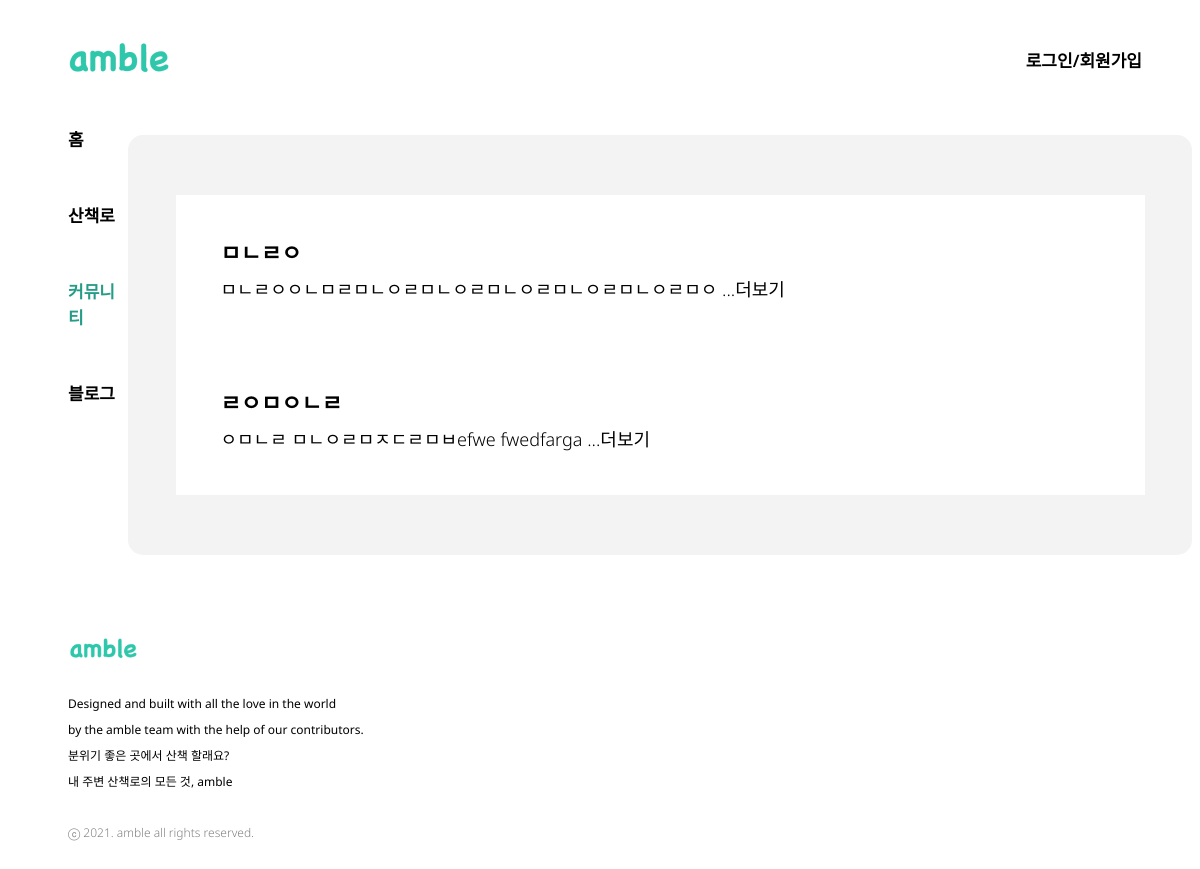
Page /community on the earlier database version.
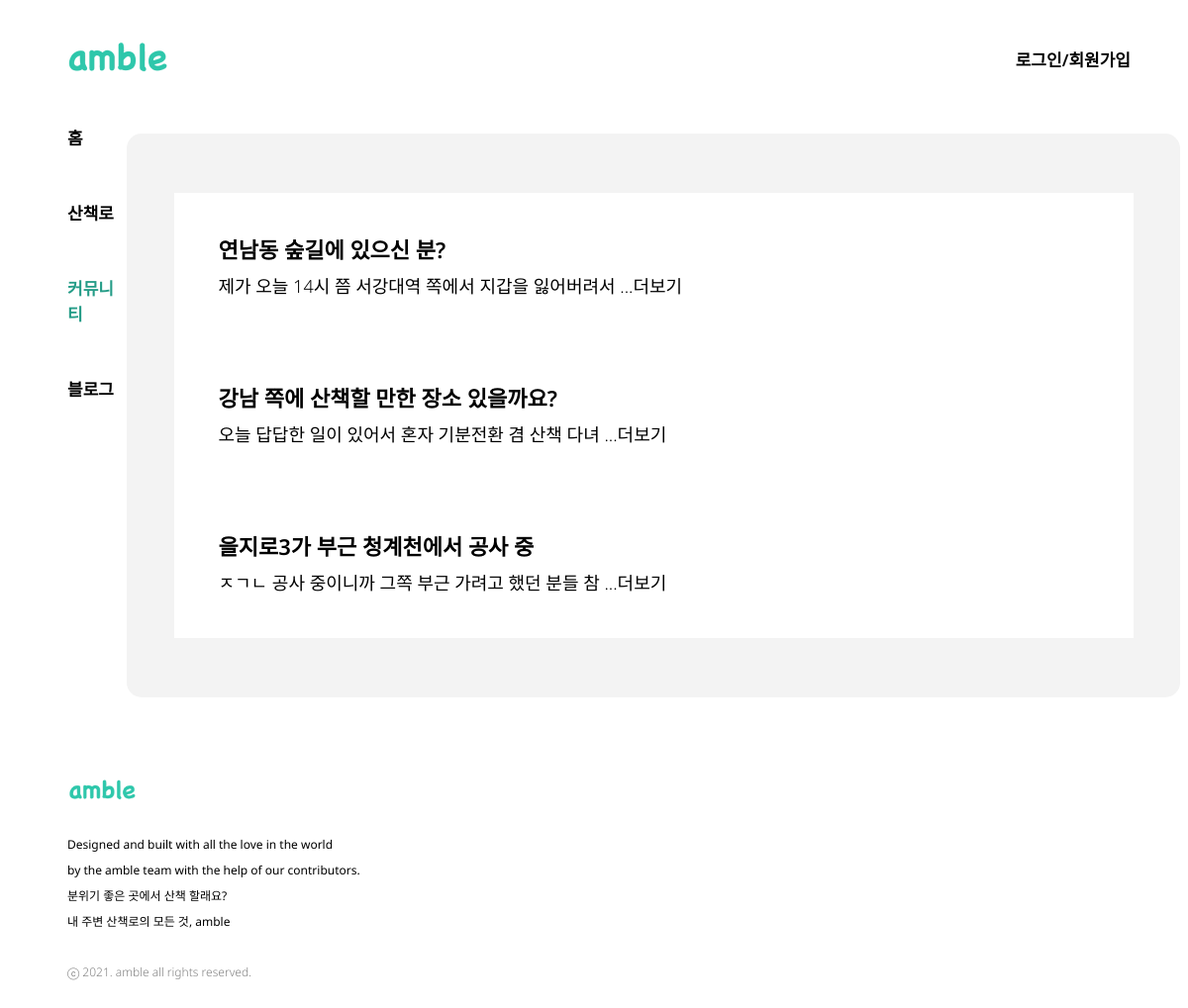
Same page on the later database version.
### community/models.py (models this page shows, shortened)
class Community(models.Model):
    title = models.CharField(max_length=200)
    author = models.ForeignKey(settings.AUTH_USER_MODEL, on_delete=models.CASCADE)
    pub_date = models.DateTimeField('date published')
    content = models.TextField(max_length=800)
    def summary(self):
        return self.content[:30]

### community/views.py (the view)
# urls.py: path('community', community.community, name="community"),
def community(request):
    community = Community.objects
    return render(request, 'community.html', {'communitys': community})

### community/templates/community.html (shortened to what this page needs)
{% load static %}
<!DOCTYPE html>
<html lang="en">
    <head>
    </head>
    <body>
        <div class="head-wrapper">
            <img src="{% static 'logo.png' %}">
            <div class="login-wrapper">
            {% if not user.is_authenticated %}
                <a href="{% url 'login' %}">로그인/회원가입</a>
            {% endif %}
            </div>
        </div>
        <div class="body-wrapper">
            <div class="body-navbar">
                <div class="navbar-item"><a href="{% url 'home' %}">홈</a></div>
                <div class="navbar-item"><a href="{% url 'trail' %}">산책로</a></div>
                <div class="navbar-item"><a href="{% url 'community' %}" id="nav-location">커뮤니티</a></div>
                <div class="navbar-item"><a href="{% url 'blog' %}">블로그</a></div>
            </div>
            <div>
            <div class="comm-wrapper">
                {% for community in communitys.all %}
                <div class="comm-item">
                    <div class="comm-title">{{ community.title }}</div>
                    <a href="{% url 'detail' community.id %}" class="comm-content">{{ community.summary }} ...더보기</a>
                </div>
                {% endfor %}
            </div>
            </div>
        </div>
        <footer class="footer">
            <img class="footer-img" src="{% static 'logo.png' %}" width="100px"><br>
            <div class="footer-content">Designed and built with all the love in the world <br>by the amble team with the help of our contributors.</div>
            <div class="footer-content">
                분위기 좋은 곳에서 산책 할래요?<br>
                내 주변 산책로의 모든 것, amble<br>
            </div>
            <br>
            <div class="footer-rights">ⓒ 2021. amble all rights reserved.</div>
        </footer>
    </body>
</html>

Differences in the rows shown:
removed Community: title "ㅁㄴㄹㅇ", summary "ㅁㄴㄹㅇㅇㄴㅁㄹㅁㄴㅇㄹㅁㄴㅇㄹㅁㄴㅇㄹㅁㄴㅇㄹㅁㄴㅇㄹㅁㅇ"
removed Community: title "ㄹㅇㅁㅇㄴㄹ", summary "ㅇㅁㄴㄹ ㅁㄴㅇㄹㅁㅈㄷㄹㅁㅂefwe fwedfarga"
added Community: title "연남동 숲길에 있으신 분?", summary "제가 오늘 14시 쯤 서강대역 쪽에서 지갑을 잃어버려서"
added Community: title "강남 쪽에 산책할 만한 장소 있을까요?", summary "오늘 답답한 일이 있어서 혼자 기분전환 겸 산책 다녀"
added Community: title "을지로3가 부근 청계천에서 공사 중", summary "ㅈㄱㄴ 공사 중이니까 그쪽 부근 가려고 했던 분들 참"
